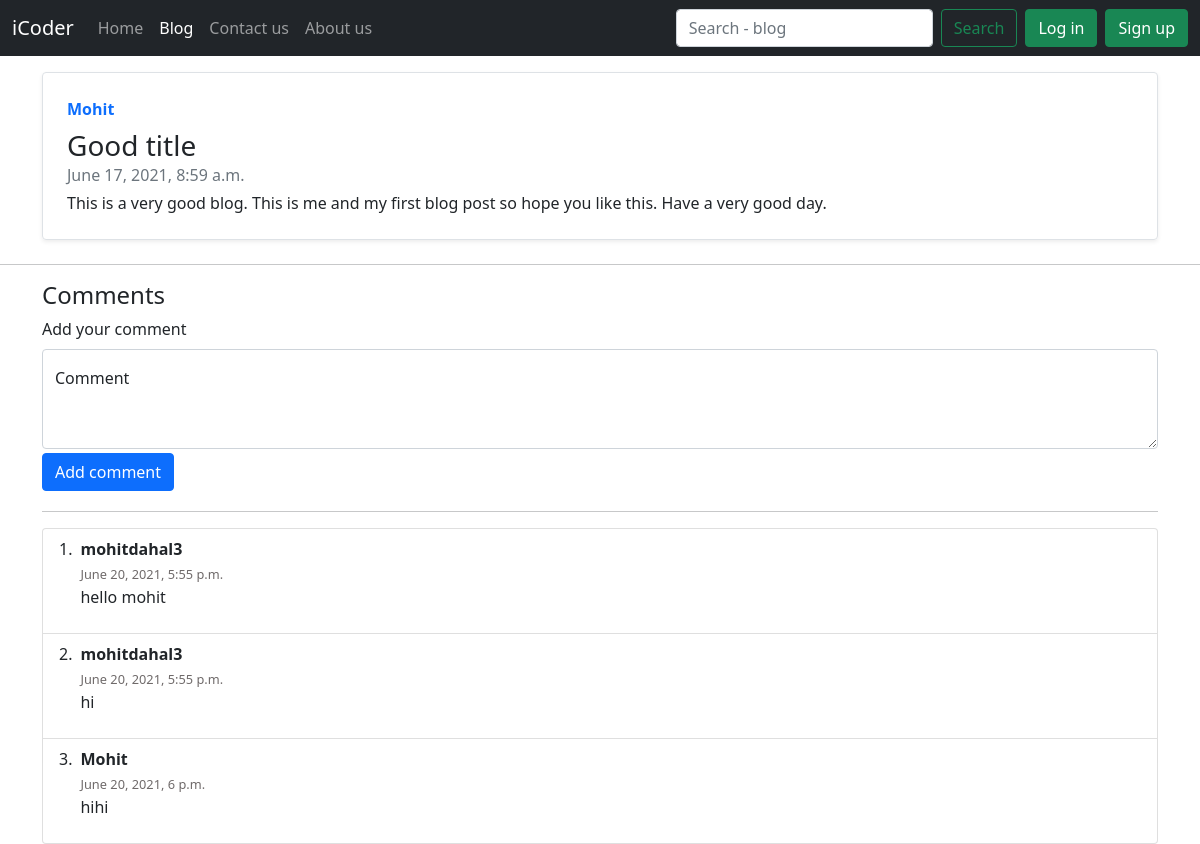
Page /blog/1/ on the committed database.
### blog/models.py (models this page shows, shortened)
class Post(models.Model):
    sno = models.AutoField(primary_key = True)
    title = models.CharField(max_length = 200)
    content = models.TextField()
    author = models.CharField(max_length = 100)
    timestamp = models.DateTimeField(blank = True)

class Blogcomment(models.Model):
    sno = models.AutoField(primary_key = True)
    comment = models.TextField()
    user = models.ForeignKey(User , on_delete= models.CASCADE)
    post = models.ForeignKey(Post , on_delete=models.CASCADE)
    parent = models.ForeignKey('self' , on_delete=models.CASCADE , null = True)
    timestamp = models.DateTimeField(auto_now_add=True)

### blog/views.py (the view)
# urls.py: path('<int:slug>/' , views.blogpost , name="blogpost"),
def blogpost(request , slug):
    post = Post.objects.get(sno = slug)
    comment = Blogcomment.objects.all().filter(post = post)
    return render(request , 'blog/blogpost.html' , {'post':post , 'comments':comment})

### templates/blog/blogpost.html (shortened to what this page needs)
{% extends 'base.html' %}
{% block blogactive %}active{% endblock blogactive %}
{% block favicon %}
{% load static %}
{% endblock favicon %}
{% block main %}
<div class="container my-3">
  <div class="row g-0 border rounded overflow-hidden flex-md-row mb-4 shadow-sm h-md-250 position-relative">
    <div class="col p-4 d-flex flex-column position-static">
      <strong class="d-inline-block mb-2 text-primary">{{post.author}}</strong>
      <h3 class="mb-0">{{post.title}}</h3>
      <div class="mb-1 text-muted">{{post.timestamp}}</div>
      <p class="card-text mb-auto">{{post.content}}</p>
    </div>
  </div>
</div>
<hr>
<div class="container comments">
  <h4>Comments</h4>
  <form action="/blog/postcomment/" method="post">{% csrf_token %}
      <label for="formGroupExampleInput" class="form-label">Add your comment</label>
    <div class="form-floating">
      <textarea class="form-control" name="comment" placeholder="Leave a comment here" id="floatingTextarea2"
        style="height: 100px"></textarea>
      <label for="floatingTextarea2">Comment</label>
    </div>
    <button class="btn my-1 btn-primary" type="submit">Add comment</button>
  </form>
  <hr>
  {% if comments|length > 0 %}
  <ol class="list-group list-group-numbered">
  {% for comment in comments %}
  <li class="list-group-item d-flex justify-content-between align-items-start">
    <div class="ms-2 me-auto">
      <div class="fw-bold">{{comment.user}}</div>
    <label class="label" for="com">{{comment.timestamp}}</label>
    <p>
      {{comment.comment}}
      </p>
    </div>
  </li>
  {% endfor %}
  </ol>
  {% else %}
  <h4>No comments yet on this post</h4>
  {% endif %}
</div>
{% endblock main %}

### templates/blog/blogpost.html (style rules this page uses)
.label { font-size: 0.8rem; color: #544e4ed6; }

### rows in the picture
Post: author "Mohit", title "Good title", timestamp "June 17, 2021, 8:59 a.m.", content "This is a very good blog. This is me and my first blog post so hope you like this. Have a very good day."
Blogcomment: user "mohitdahal3", timestamp "June 20, 2021, 5:55 p.m.", comment "hello mohit"
Blogcomment: user "mohitdahal3", timestamp "June 20, 2021, 5:55 p.m.", comment "hi"
Blogcomment: user "Mohit", timestamp "June 20, 2021, 6 p.m.", comment "hihi"
